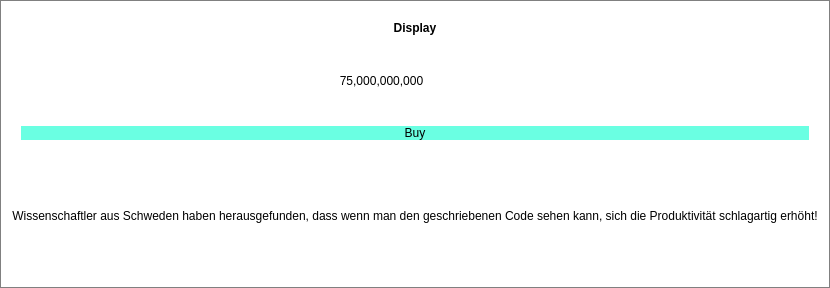
            <widget class="QFrame" name="upgradeFrameArduino_5">
             <property name="enabled">
              <bool>true</bool>
             </property>
             <property name="minimumSize">
              <size>
               <width>208</width>
               <height>288</height>
              </size>
             </property>
             <property name="acceptDrops">
              <bool>true</bool>
             </property>
             <property name="styleSheet">
              <string notr="true">background: white;
border: 1px solid grey;</string>
             </property>
             <property name="frameShape">
              <enum>QFrame::StyledPanel</enum>
             </property>
             <property name="frameShadow">
              <enum>QFrame::Raised</enum>
             </property>
             <property name="lineWidth">
              <number>3</number>
             </property>
             <layout class="QVBoxLayout" name="verticalLayout_56">
              <item>
               <widget class="QFrame" name="frame_64">
                <property name="styleSheet">
                 <string notr="true">border: 0px;</string>
                </property>
                <property name="frameShape">
                 <enum>QFrame::StyledPanel</enum>
                </property>
                <property name="frameShadow">
                 <enum>QFrame::Raised</enum>
                </property>
                <layout class="QVBoxLayout" name="verticalLayout_57">
                 <item>
                  <widget class="QLabel" name="upgradeNameArduino_5">
                   <property name="font">
                    <font>
                     <weight>75</weight>
                     <bold>true</bold>
                    </font>
                   </property>
                   <property name="text">
                    <string>Display</string>
                   </property>
                   <property name="alignment">
                    <set>Qt::AlignCenter</set>
                   </property>
                  </widget>
                 </item>
                 <item>
                  <widget class="QFrame" name="frame_65">
                   <property name="frameShape">
                    <enum>QFrame::StyledPanel</enum>
                   </property>
                   <property name="frameShadow">
                    <enum>QFrame::Raised</enum>
                   </property>
                   <layout class="QHBoxLayout" name="horizontalLayout_40">
                    <item>
                     <widget class="QLabel" name="upgradeCostArduino_5">
                      <property name="text">
                       <string>75,000,000,000</string>
                      </property>
                      <property name="alignment">
                       <set>Qt::AlignCenter</set>
                      </property>
                     </widget>
                    </item>
                    <item>
                     <widget class="QLabel" name="upgradeImgArduino_5">
                      <property name="minimumSize">
                       <size>
                        <width>61</width>
                        <height>61</height>
                       </size>
                      </property>
                      <property name="maximumSize">
                       <size>
                        <width>61</width>
                        <height>61</height>
                       </size>
                      </property>
                      <property name="text">
                       <string/>
                      </property>
                      <property name="pixmap">
                       <pixmap resource="resources.qrc">:/images/u_arduino_5.png</pixmap>
                      </property>
                      <property name="scaledContents">
                       <bool>true</bool>
                      </property>
                     </widget>
                    </item>
                   </layout>
                  </widget>
                 </item>
                 <item>
                  <widget class="QPushButton" name="buyUpgradeArduino_5">
                   <property name="minimumSize">
                    <size>
                     <width>80</width>
                     <height>0</height>
                    </size>
                   </property>
                   <property name="styleSheet">
                    <string notr="true">background:rgb(106, 255, 226);
font: 19pt &quot;Century Gothic&quot;;</string>
                   </property>
                   <property name="text">
                    <string>Buy</string>
                   </property>
                   <property name="default">
                    <bool>false</bool>
                   </property>
                  </widget>
                 </item>
                </layout>
               </widget>
              </item>
              <item>
               <widget class="QLabel" name="upgradeTextArduino_5">
                <property name="styleSheet">
                 <string notr="true">border: 0px;
</string>
                </property>
                <property name="text">
                 <string>Wissenschaftler aus Schweden haben herausgefunden, dass wenn man den geschriebenen Code sehen kann, sich die Produktivität schlagartig erhöht!</string>
                </property>
                <property name="alignment">
                 <set>Qt::AlignCenter</set>
                </property>
               </widget>
              </item>
             </layout>
            </widget>
